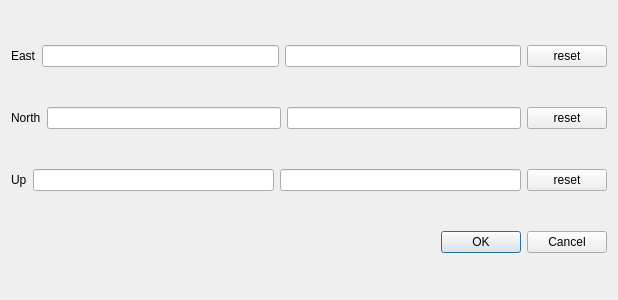
<?xml version="1.0" encoding="UTF-8"?>
<ui version="4.0">
 <class>QDisplayAreaDialog</class>
 <widget class="QDialog" name="QDisplayAreaDialog">
  <property name="geometry">
   <rect>
    <x>0</x>
    <y>0</y>
    <width>618</width>
    <height>300</height>
   </rect>
  </property>
  <property name="windowTitle">
   <string>Dialog</string>
  </property>
  <layout class="QGridLayout" name="gridLayout">
   <item row="0" column="0">
    <layout class="QHBoxLayout" name="horizontalLayout">
     <item>
      <widget class="QLabel" name="label">
       <property name="text">
        <string>East</string>
       </property>
      </widget>
     </item>
     <item>
      <widget class="QLineEdit" name="lineEdit_east"/>
     </item>
     <item>
      <widget class="QLineEdit" name="lineEdit_east_2"/>
     </item>
     <item>
      <widget class="QPushButton" name="pushButton_east">
       <property name="text">
        <string>reset</string>
       </property>
      </widget>
     </item>
    </layout>
   </item>
   <item row="1" column="0">
    <layout class="QHBoxLayout" name="horizontalLayout_2">
     <item>
      <widget class="QLabel" name="label_2">
       <property name="text">
        <string>North</string>
       </property>
      </widget>
     </item>
     <item>
      <widget class="QLineEdit" name="lineEdit_north"/>
     </item>
     <item>
      <widget class="QLineEdit" name="lineEdit_north_2"/>
     </item>
     <item>
      <widget class="QPushButton" name="pushButton_north">
       <property name="text">
        <string>reset</string>
       </property>
      </widget>
     </item>
    </layout>
   </item>
   <item row="2" column="0">
    <layout class="QHBoxLayout" name="horizontalLayout_3">
     <item>
      <widget class="QLabel" name="label_3">
       <property name="text">
        <string>Up</string>
       </property>
      </widget>
     </item>
     <item>
      <widget class="QLineEdit" name="lineEdit_up"/>
     </item>
     <item>
      <widget class="QLineEdit" name="lineEdit_up_2"/>
     </item>
     <item>
      <widget class="QPushButton" name="pushButton_up">
       <property name="text">
        <string>reset</string>
       </property>
      </widget>
     </item>
    </layout>
   </item>
   <item row="3" column="0">
    <widget class="QDialogButtonBox" name="buttonBox">
     <property name="orientation">
      <enum>Qt::Horizontal</enum>
     </property>
     <property name="standardButtons">
      <set>QDialogButtonBox::Cancel|QDialogButtonBox::Ok</set>
     </property>
    </widget>
   </item>
  </layout>
 </widget>
 <resources/>
 <connections>
  <connection>
   <sender>buttonBox</sender>
   <signal>accepted()</signal>
   <receiver>QDisplayAreaDialog</receiver>
   <slot>accept()</slot>
   <hints>
    <hint type="sourcelabel">
     <x>248</x>
     <y>254</y>
    </hint>
    <hint type="destinationlabel">
     <x>157</x>
     <y>274</y>
    </hint>
   </hints>
  </connection>
  <connection>
   <sender>buttonBox</sender>
   <signal>rejected()</signal>
   <receiver>QDisplayAreaDialog</receiver>
   <slot>reject()</slot>
   <hints>
    <hint type="sourcelabel">
     <x>316</x>
     <y>260</y>
    </hint>
    <hint type="destinationlabel">
     <x>286</x>
     <y>274</y>
    </hint>
   </hints>
  </connection>
 </connections>
</ui>
